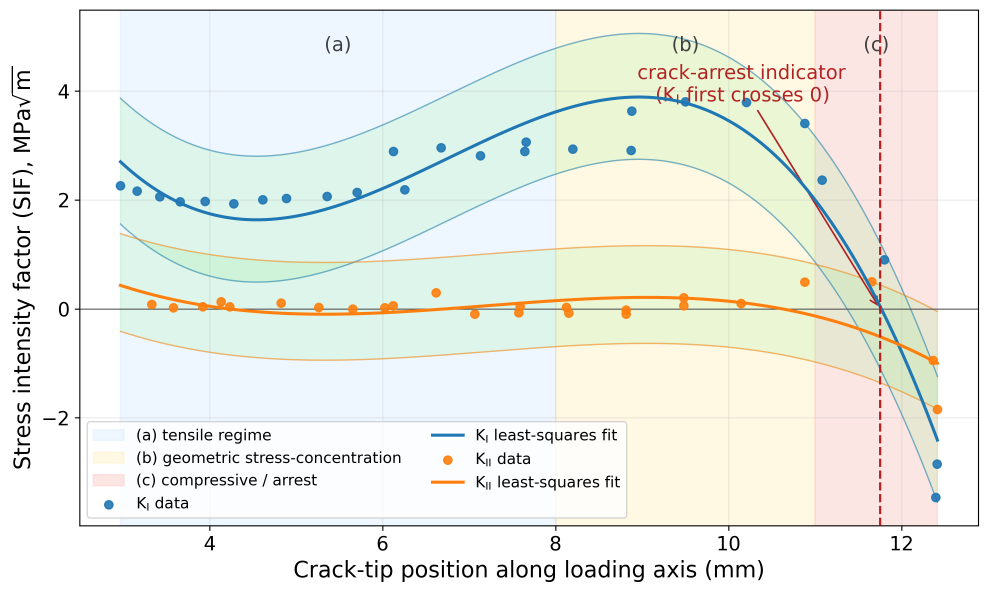
#> input picture VCEM_4_0/notebooks/_archive/SIF_vs_position_regimes.png, 2964 x 1776 px (shown at 1/3 size)
$ python -i make_run_videos.py   (imports and definitions only)
#> lines starting #> are read from the running program, lines starting #| are printed output that depends on the picture; after the words box and inside, x2 and y2 are one past the last pixel; in counts of white or black regions, pixels touching at a corner belong together
#> further down, picture is the input picture: PIL image 2964x1776 RGBA; mean R, G, B, A 235.8, 239, 231.6, 255
"""Render per-cycle PNG sequences from a simulation run into MP4 videos.

Walks <run_dir>/STEP_NN (preferred) or <run_dir>/outer_*_growth/cycle_*/
(legacy) in sorted order and, for each named metric, encodes the frames into
<run_dir>/<out_subdir>/<metric>.mp4.

Default metrics:
    deformed_network
    network_graph_connectivity
    brazilian_disk_sxx_contour
    brazilian_disk_syy_contour
    brazilian_disk_sxy_contour

For network-style overlays (deformed_network, network_graph_connectivity) the
encoder composites each frame onto a background image (default:
<run_dir>/brazilian_disk_Syy_polar.png) so the polar stress field shows
through the frame's white space. Near-white pixels in the frame are made
transparent before compositing. Pass --no-bg to disable, --bg <path> to
override, or --bg-metrics <names...> to change which metrics get a bg.

A metric with zero frames on disk is skipped with a warning.

Usage:
    python vcem/tools/make_run_videos.py <run_dir> [--fps 5] [--out-subdir videos]
                                    [--metrics deformed_network ...]
                                    [--bg PATH | --no-bg]
                                    [--bg-metrics deformed_network ...]
                                    [--bg-threshold 245]
"""

from __future__ import annotations

import argparse
import sys
from pathlib import Path
from typing import List, Optional, Sequence, Tuple

import imageio.v2 as imageio
import numpy as np
from PIL import Image

DEFAULT_METRICS: Sequence[str] = (
    "deformed_network",
    "network_graph_connectivity",
    "brazilian_disk_sxx_contour",
    "brazilian_disk_syy_contour",
    "brazilian_disk_sxy_contour",
)

DEFAULT_BG_FILENAME: str = "brazilian_disk_Syy_polar.png"
DEFAULT_BG_METRICS: Sequence[str] = (
    "deformed_network",
    "network_graph_connectivity",
)
DEFAULT_BG_THRESHOLD: int = 245


# [16 lines left out: function _cycle_dirs, not called in this run]


def _collect_frames(cycle_dirs: Sequence[Path], filename: str) -> List[Path]:
    return [d / filename for d in cycle_dirs if (d / filename).exists()]


# [34 lines left out: functions _pad_to, _disk_bbox_saturated, not called in this run]


def _disk_bbox_gray_ring(
    im: Image.Image,
    gray_low: int = 120,
    gray_high: int = 200,
    chroma_max: int = 15,
    dilate_iter: int = 15,
) -> Optional[Tuple[int, int, int, int]]:
    """Bbox of the largest CC of near-gray mid-intensity pixels (l, t, r, b).

    Suitable for network/connectivity frames where the disk is drawn as a
    gray boundary ring on a mostly-white background. Dilation closes small
    gaps so the ring forms a single connected component.
    """
#> called with gray_low = 120, gray_high = 200, chroma_max = 15, dilate_iter = 15
    import scipy.ndimage as ndi
    arr = np.array(im.convert("RGB")).astype(np.int16)
    r, g, b = arr[..., 0], arr[..., 1], arr[..., 2]
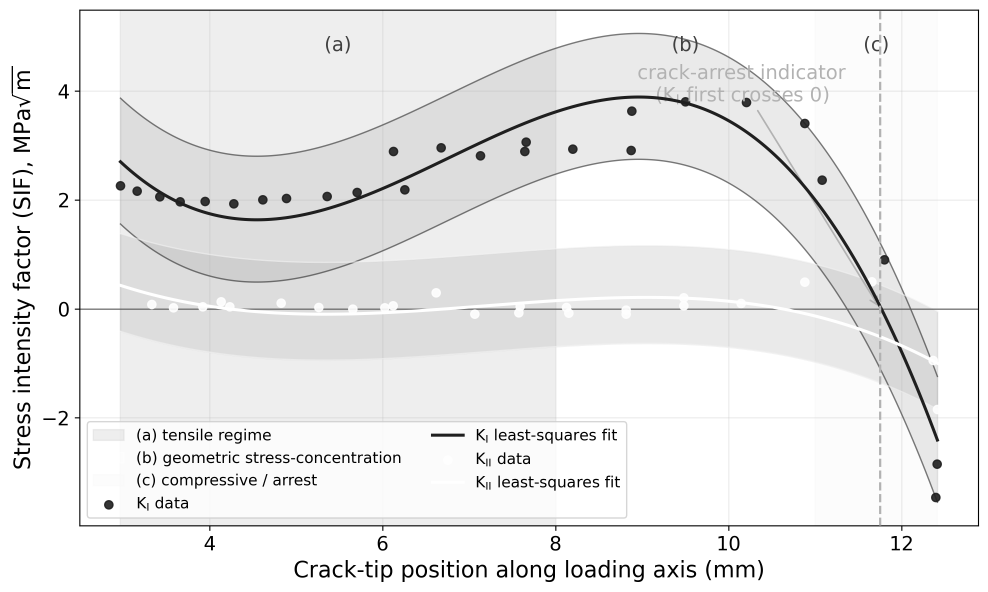
#> r: shape (1776, 2964) int16 (shown at 1/3 size); min 0, max 255, mean 235.8
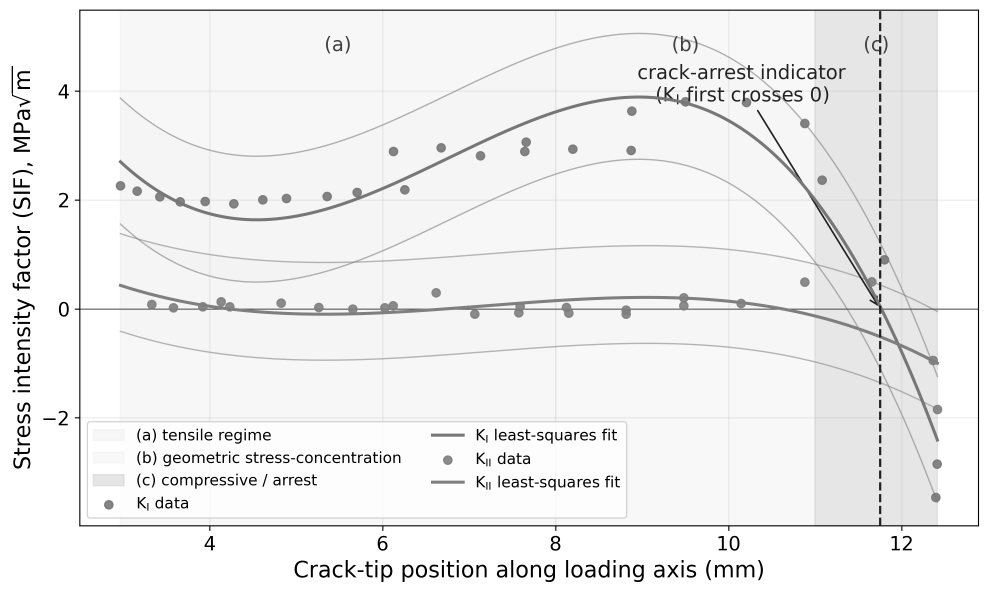
#> g: shape (1776, 2964) int16 (shown at 1/3 size); min 0, max 255, mean 239
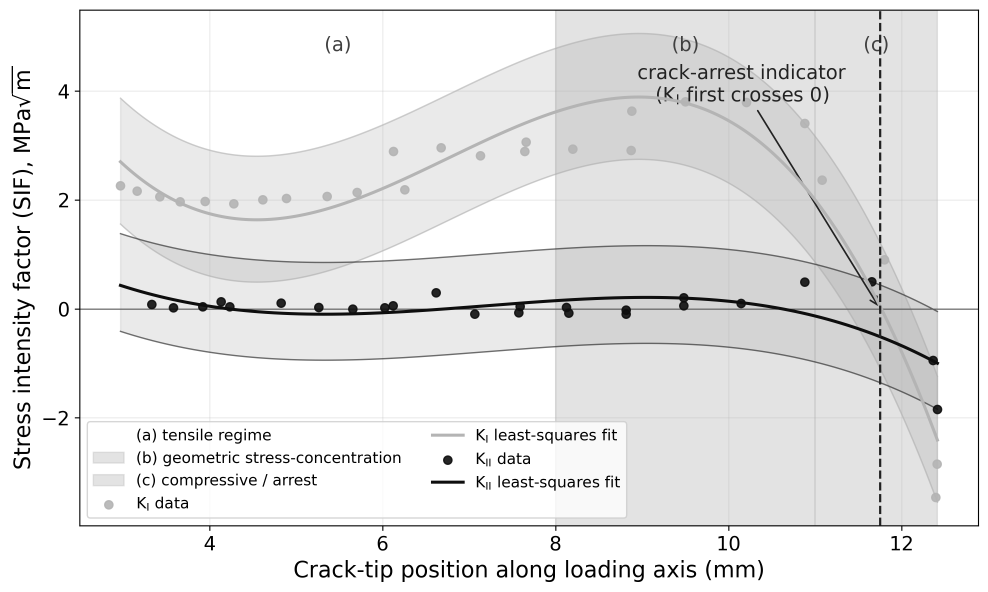
#> b: shape (1776, 2964) int16 (shown at 1/3 size); min 0, max 255, mean 231.6
    is_gray = (
        (np.abs(r - g) <= chroma_max)
        & (np.abs(g - b) <= chroma_max)
        & (r >= gray_low)
        & (r <= gray_high)
    )
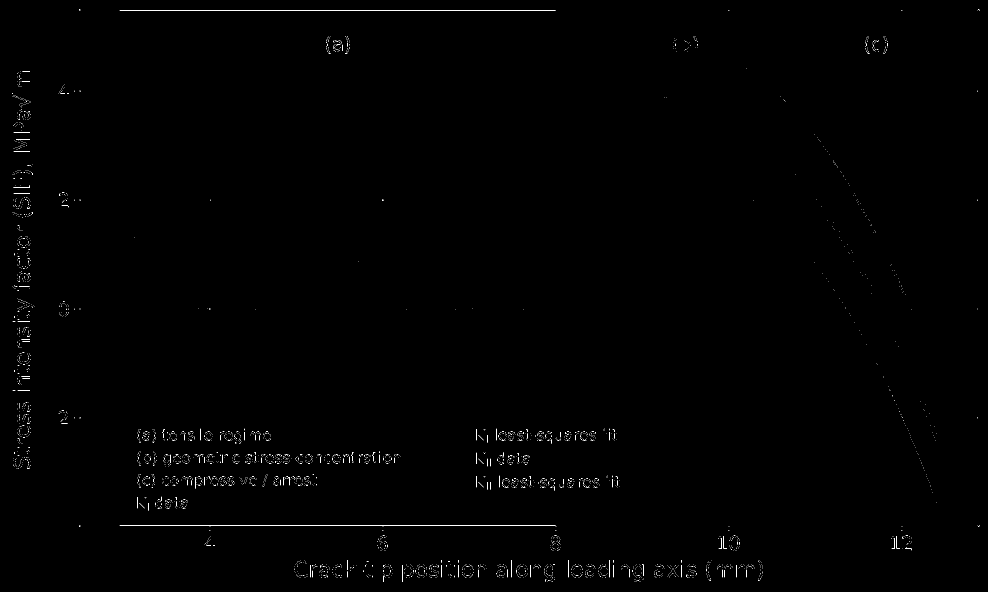
#> is_gray: shape (1776, 2964) bool (shown at 1/3 size); 0.23% white in thin lines or dots
    if not is_gray.any():
        return None
    closed = ndi.binary_dilation(is_gray, iterations=int(dilate_iter))
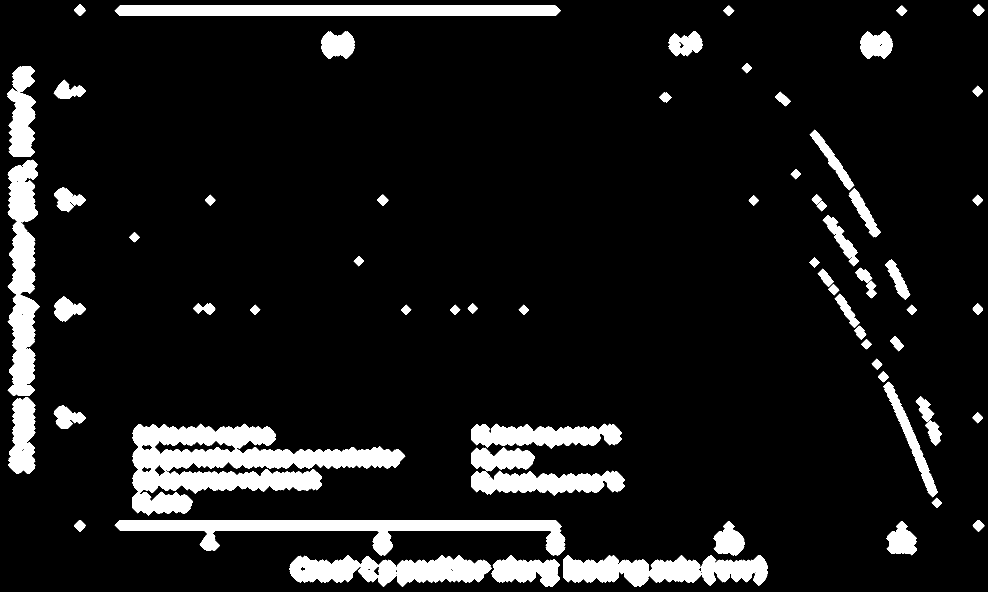
#> closed: shape (1776, 2964) bool (shown at 1/3 size); 9.6% white; 71 white regions, largest, box (x1, y1, x2, y2) and area: (397, 1271, 1216, 1481) 91260, (344, 1560, 1696, 1667) 49918, (23, 479, 119, 1186) 43460
    labels, n = ndi.label(closed)
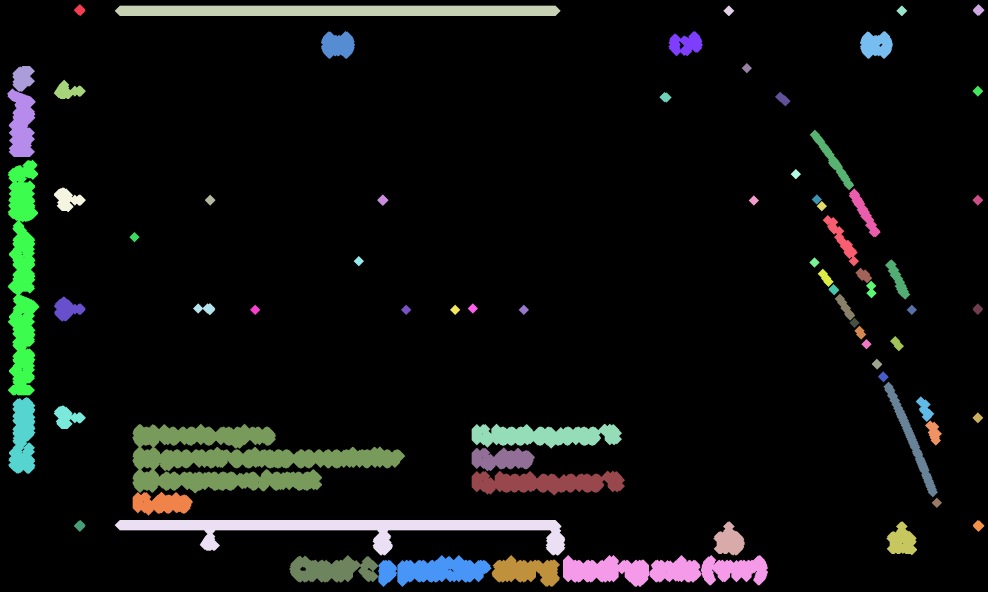
#> labels: shape (1776, 2964) int32 (shown at 1/3 size); 73 distinct labels, from 0 to 72; one colour per label, 0 black
#> n = 72
    if n == 0:
        return None
    sizes = np.bincount(labels.ravel())
#> sizes = 73 values, max 4758970 at index 0, min 481 at index 9, mean 72110.5
    sizes[0] = 0
    largest = int(np.argmax(sizes))
#> largest = 58
    ys, xs = np.where(labels == largest)
    return (int(xs.min()), int(ys.min()), int(xs.max()) + 1, int(ys.max()) + 1)


# [14 lines left out: function _frame_keyed, not called in this run]


def _even(n: int) -> int:
    return n if n % 2 == 0 else n + 1


# [91 lines left out: functions _bbox_square, _encode, not called in this run]


def _pil_to_array(im: Image.Image):
    return np.asarray(im.convert("RGB"))


# [128 lines left out: functions make_videos, main, not called in this run]


# [2 lines not run here, left out]

>>> from PIL import Image
>>> picture = Image.open('../../VCEM_4_0/notebooks/_archive/SIF_vs_position_regimes.png')
>>> result = _disk_bbox_gray_ring(picture)
#> result = (397, 1271, 1216, 1481)

$ run again, on VCM_3_4/notebooks/crack_discretizations.png
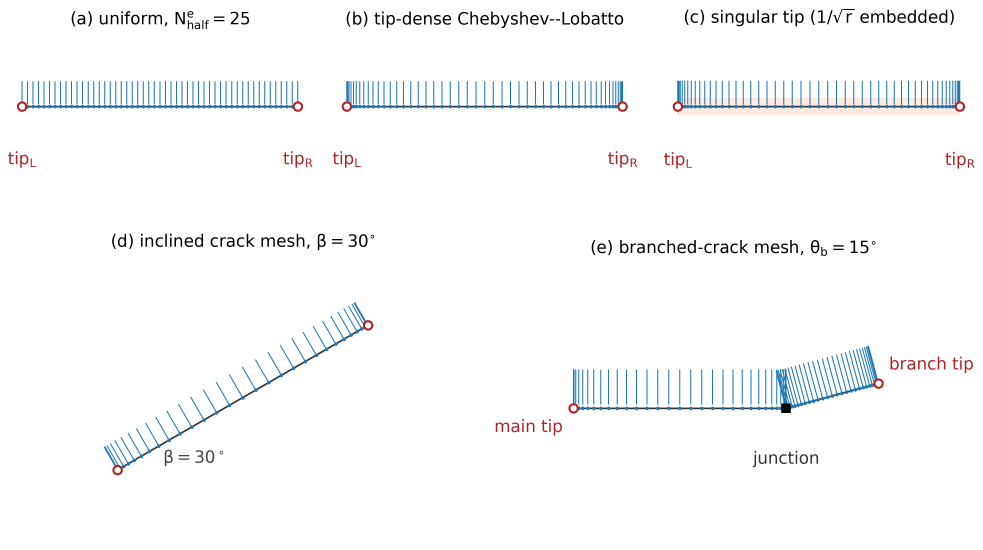
#> input picture VCM_3_4/notebooks/crack_discretizations.png, 3929 x 2199 px (shown at 1/4 size)
#> picture is the input picture: PIL image 3929x2199 RGBA; mean R, G, B, A 248.7, 249.5, 250.4, 255
#> in _disk_bbox_gray_ring, `is_gray = ( (np.abs(r - g) <= chroma_max) & (np.abs(g - b) <= chroma_m..`:
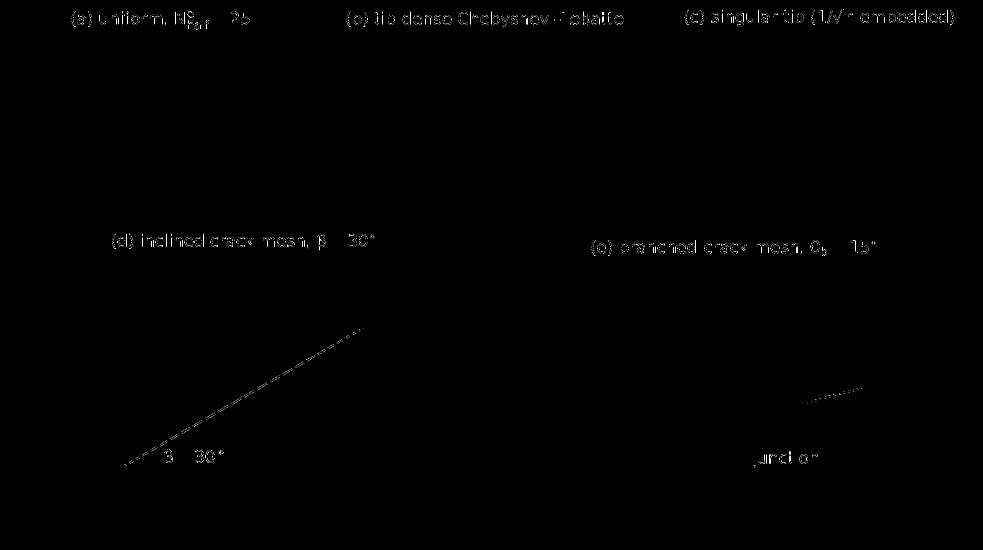
#> is_gray: shape (2199, 3929) bool (shown at 1/4 size); 0.09% white in thin lines or dots, all inside (x1, y1, x2, y2) = (286, 37, 3815, 1869)
#> closed: shape (2199, 3929) bool; 4.1% white; 28 white regions, largest, box (x1, y1, x2, y2) and area: (1487, 31, 2256, 127) 43734, (482, 1299, 1471, 1880) 39032, (2831, 22, 3424, 120) 33758
#> in _disk_bbox_gray_ring, `labels, n = ndi.label(closed)`:
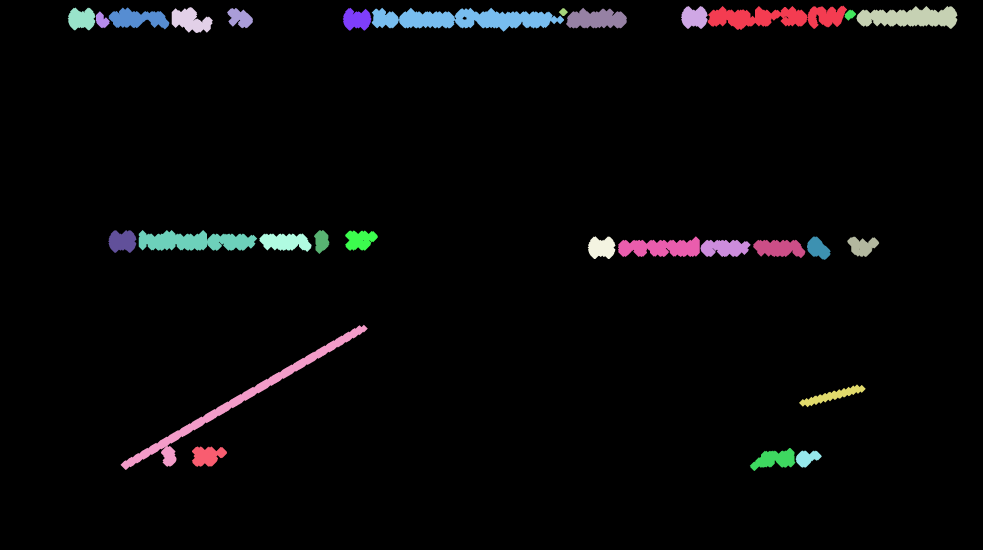
#> labels: shape (2199, 3929) int32 (shown at 1/4 size); 30 distinct labels, from 0 to 29; one colour per label, 0 black
#> n = 29
#> sizes = 30 values, max 8283962 at index 0, min 667 at index 11, mean 287995.7
#> largest = 8
#> result = (1487, 31, 2256, 127)
